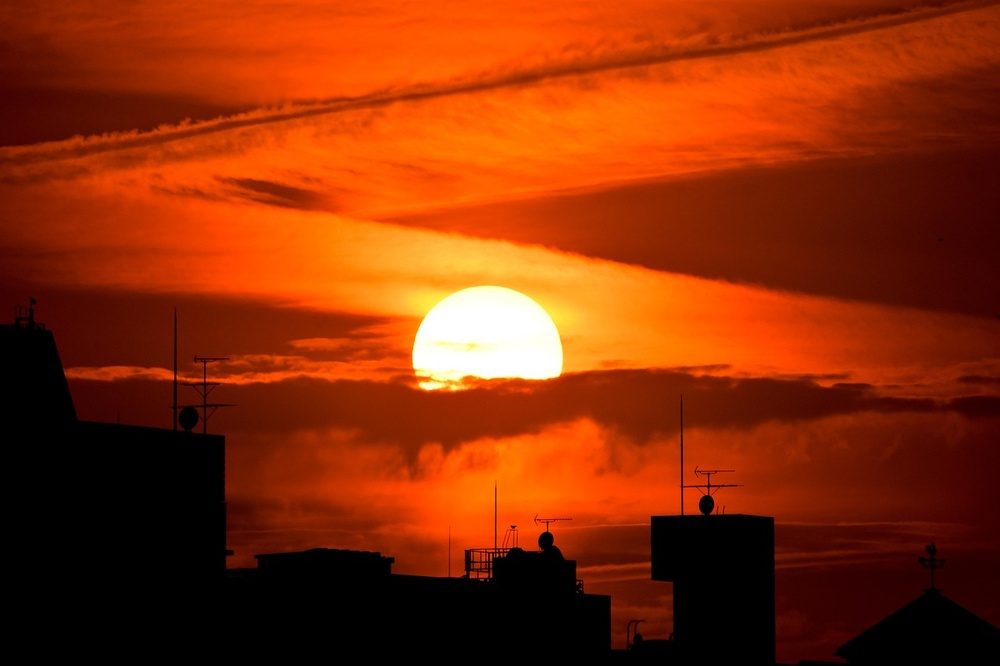
#> input picture 16/sunset-6136876_1280.jpg, 1000 x 666 px, shrunk from 1280 x 853 before the run, found by its file name
$ python Ejercicio_15.py
#> lines starting #> are read from the running program, lines starting #| are printed output that depends on the picture
import matplotlib.pyplot as plt
import numpy as np
from PIL import Image, ImageOps
c=0
img=Image.open("sunset-6136876_1280.jpg")
#> img is the input picture: PIL image 1000x666 RGB; mean R, G, B 136.6, 45.5, 6.8
img_gris=ImageOps.grayscale(img)
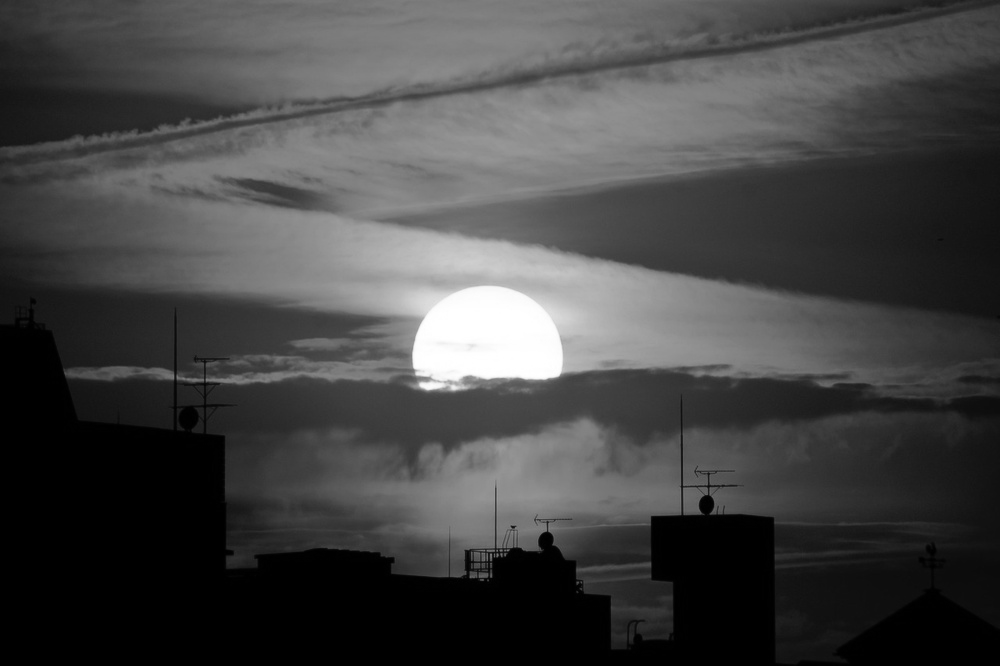
#> img_gris: PIL image 1000x666 L; min 0, max 255, mean 68.3
matriz=np.array(img_gris)
fyc=matriz.shape
#> fyc = (666, 1000)
fil=fyc[0]
#> fil = 666
col=fyc[1]
#> col = 1000
print(fil)
#| 666
print(col)
#| 1000
mitCol=col//2
#> mitCol = 500
print (mitCol)
#| 500
for i in range (fil):
    for x in range (mitCol):
        aux=matriz[i][x]
        ind_op=col-1-x
        matriz[i][x]=matriz[i][ind_op]
        matriz[i][ind_op]=aux
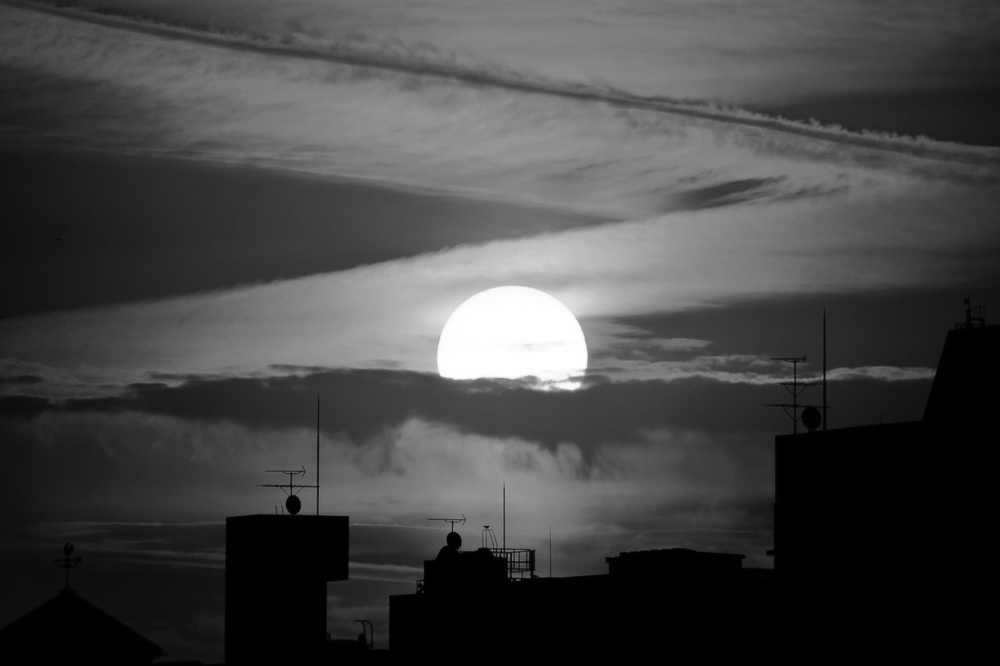
#> matriz: shape (666, 1000); min 0, max 255, mean 68.3
plt.imshow(matriz, cmap="grey")
plt.show()
print("lau mi amo rtodo rico wachin hermoso")
